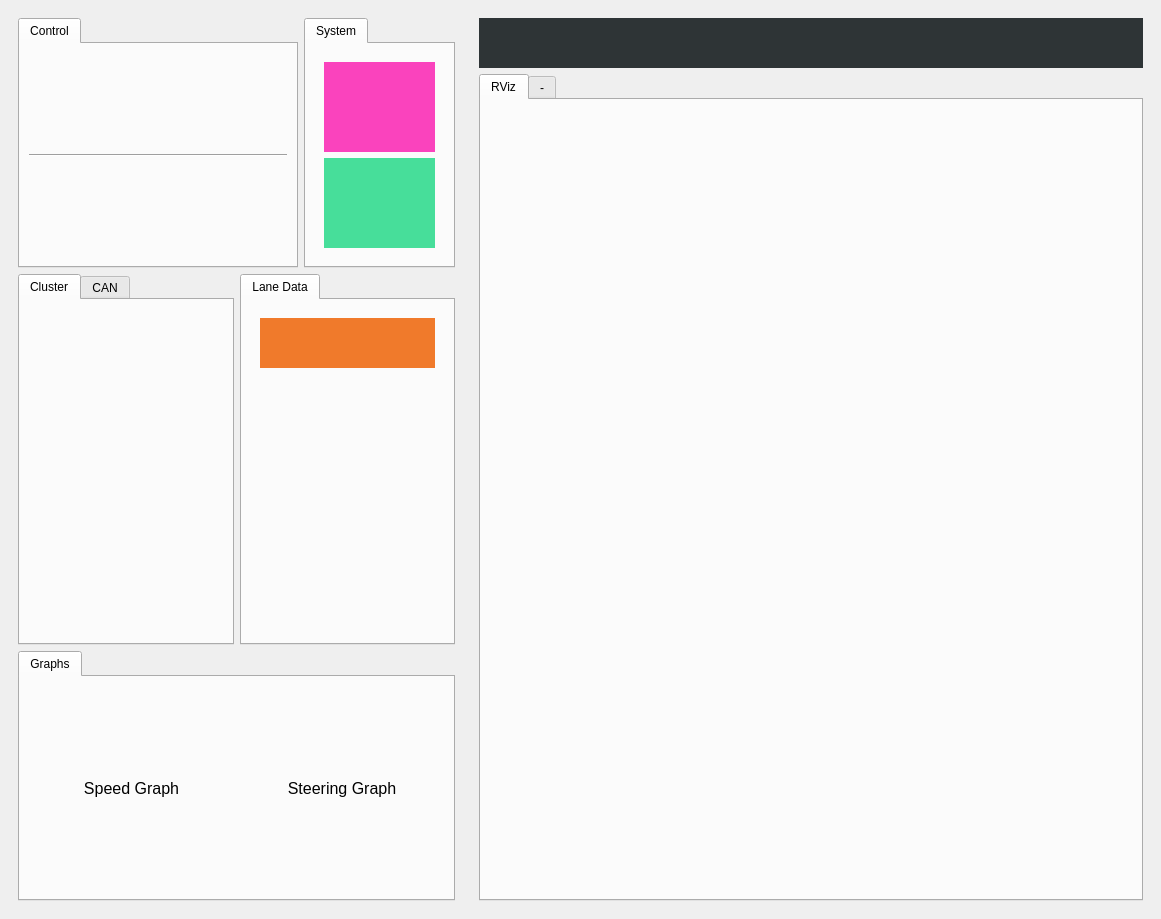
<?xml version="1.0" encoding="UTF-8"?>
<ui version="4.0">
 <class>MainWindow</class>
 <widget class="QMainWindow" name="MainWindow">
  <property name="geometry">
   <rect>
    <x>0</x>
    <y>0</y>
    <width>1161</width>
    <height>919</height>
   </rect>
  </property>
  <property name="windowTitle">
   <string>mobinha-racing UI</string>
  </property>
  <property name="windowIcon">
   <iconset>
    <normaloff>../icon/icon.png</normaloff>../icon/icon.png</iconset>
  </property>
  <property name="autoFillBackground">
   <bool>false</bool>
  </property>
  <widget class="QWidget" name="centralwidget">
   <layout class="QGridLayout" name="gridLayout">
    <item row="0" column="1">
     <widget class="QWidget" name="widget_6" native="true">
      <property name="sizePolicy">
       <sizepolicy hsizetype="Expanding" vsizetype="Expanding">
        <horstretch>3</horstretch>
        <verstretch>0</verstretch>
       </sizepolicy>
      </property>
      <layout class="QVBoxLayout" name="verticalLayout_2">
       <item>
        <widget class="QLabel" name="lapCountLabel">
         <property name="sizePolicy">
          <sizepolicy hsizetype="Preferred" vsizetype="Preferred">
           <horstretch>0</horstretch>
           <verstretch>0</verstretch>
          </sizepolicy>
         </property>
         <property name="minimumSize">
          <size>
           <width>0</width>
           <height>50</height>
          </size>
         </property>
         <property name="font">
          <font>
           <family>Ubuntu Condensed</family>
           <pointsize>20</pointsize>
           <weight>75</weight>
           <bold>true</bold>
          </font>
         </property>
         <property name="styleSheet">
          <string notr="true">background-color: rgb(46, 52, 54);
color: rgb(245,252,20);</string>
         </property>
         <property name="text">
          <string/>
         </property>
         <property name="alignment">
          <set>Qt::AlignCenter</set>
         </property>
        </widget>
       </item>
       <item>
        <layout class="QVBoxLayout" name="rightLayout">
         <item>
          <widget class="QTabWidget" name="tabWidget">
           <property name="sizePolicy">
            <sizepolicy hsizetype="Expanding" vsizetype="Expanding">
             <horstretch>0</horstretch>
             <verstretch>0</verstretch>
            </sizepolicy>
           </property>
           <property name="minimumSize">
            <size>
             <width>400</width>
             <height>720</height>
            </size>
           </property>
           <property name="maximumSize">
            <size>
             <width>16777215</width>
             <height>16777215</height>
            </size>
           </property>
           <property name="currentIndex">
            <number>0</number>
           </property>
           <widget class="QWidget" name="tabRViz">
            <property name="sizePolicy">
             <sizepolicy hsizetype="Expanding" vsizetype="Expanding">
              <horstretch>0</horstretch>
              <verstretch>0</verstretch>
             </sizepolicy>
            </property>
            <attribute name="title">
             <string>RViz</string>
            </attribute>
            <layout class="QVBoxLayout" name="verticalLayout_5">
             <item>
              <layout class="QVBoxLayout" name="rvizLayout"/>
             </item>
            </layout>
           </widget>
           <widget class="QWidget" name="tab_2">
            <attribute name="title">
             <string>-</string>
            </attribute>
            <layout class="QVBoxLayout" name="verticalLayout_6">
             <item>
              <layout class="QVBoxLayout" name="verticalLayout_3"/>
             </item>
            </layout>
           </widget>
          </widget>
         </item>
        </layout>
       </item>
      </layout>
     </widget>
    </item>
    <item row="0" column="0">
     <widget class="QWidget" name="widget_7" native="true">
      <property name="sizePolicy">
       <sizepolicy hsizetype="Expanding" vsizetype="Expanding">
        <horstretch>2</horstretch>
        <verstretch>0</verstretch>
       </sizepolicy>
      </property>
      <layout class="QVBoxLayout" name="verticalLayout_4">
       <item>
        <layout class="QVBoxLayout" name="leftLayout">
         <item>
          <layout class="QHBoxLayout" name="horizontalLayout_3">
           <item>
            <widget class="QTabWidget" name="tabWidgetControl">
             <property name="sizePolicy">
              <sizepolicy hsizetype="Expanding" vsizetype="Expanding">
               <horstretch>1</horstretch>
               <verstretch>0</verstretch>
              </sizepolicy>
             </property>
             <property name="maximumSize">
              <size>
               <width>16777215</width>
               <height>250</height>
              </size>
             </property>
             <widget class="QWidget" name="tabControl">
              <attribute name="title">
               <string>Control</string>
              </attribute>
              <layout class="QVBoxLayout" name="verticalLayout">
               <item>
                <layout class="QHBoxLayout" name="topButtonsLayout1">
                 <item>
                  <widget class="QPushButton" name="buttonOff">
                   <property name="sizePolicy">
                    <sizepolicy hsizetype="Expanding" vsizetype="Expanding">
                     <horstretch>0</horstretch>
                     <verstretch>0</verstretch>
                    </sizepolicy>
                   </property>
                   <property name="minimumSize">
                    <size>
                     <width>60</width>
                     <height>60</height>
                    </size>
                   </property>
                   <property name="cursor">
                    <cursorShape>PointingHandCursor</cursorShape>
                   </property>
                   <property name="layoutDirection">
                    <enum>Qt::LeftToRight</enum>
                   </property>
                   <property name="autoFillBackground">
                    <bool>false</bool>
                   </property>
                   <property name="styleSheet">
                    <string notr="true">QPushButton{
border:0px;
padding-top:0px;
image-position:top;
0padding-bottom:0px;
};

</string>
                   </property>
                   <property name="text">
                    <string/>
                   </property>
                   <property name="icon">
                    <iconset>
                     <normaloff>../icon/off.png</normaloff>../icon/off.png</iconset>
                   </property>
                   <property name="iconSize">
                    <size>
                     <width>60</width>
                     <height>60</height>
                    </size>
                   </property>
                   <property name="shortcut">
                    <string>Q</string>
                   </property>
                   <property name="autoRepeat">
                    <bool>false</bool>
                   </property>
                   <property name="autoExclusive">
                    <bool>true</bool>
                   </property>
                   <property name="autoRepeatDelay">
                    <number>300</number>
                   </property>
                   <property name="autoDefault">
                    <bool>false</bool>
                   </property>
                   <property name="default">
                    <bool>false</bool>
                   </property>
                   <property name="flat">
                    <bool>true</bool>
                   </property>
                  </widget>
                 </item>
                 <item>
                  <widget class="QPushButton" name="buttonOn">
                   <property name="sizePolicy">
                    <sizepolicy hsizetype="Expanding" vsizetype="Expanding">
                     <horstretch>0</horstretch>
                     <verstretch>0</verstretch>
                    </sizepolicy>
                   </property>
                   <property name="minimumSize">
                    <size>
                     <width>60</width>
                     <height>60</height>
                    </size>
                   </property>
                   <property name="cursor">
                    <cursorShape>PointingHandCursor</cursorShape>
                   </property>
                   <property name="styleSheet">
                    <string notr="true">border-color: rgb(245, 121, 0);</string>
                   </property>
                   <property name="text">
                    <string/>
                   </property>
                   <property name="icon">
                    <iconset>
                     <normaloff>../icon/on.png</normaloff>../icon/on.png</iconset>
                   </property>
                   <property name="iconSize">
                    <size>
                     <width>60</width>
                     <height>60</height>
                    </size>
                   </property>
                   <property name="shortcut">
                    <string>W</string>
                   </property>
                   <property name="flat">
                    <bool>true</bool>
                   </property>
                  </widget>
                 </item>
                 <item>
                  <widget class="QPushButton" name="buttonEPSOnly">
                   <property name="sizePolicy">
                    <sizepolicy hsizetype="Expanding" vsizetype="Expanding">
                     <horstretch>0</horstretch>
                     <verstretch>0</verstretch>
                    </sizepolicy>
                   </property>
                   <property name="minimumSize">
                    <size>
                     <width>60</width>
                     <height>60</height>
                    </size>
                   </property>
                   <property name="cursor">
                    <cursorShape>PointingHandCursor</cursorShape>
                   </property>
                   <property name="styleSheet">
                    <string notr="true">QPushButton {
                border: none;
                padding: 0;
            }</string>
                   </property>
                   <property name="text">
                    <string/>
                   </property>
                   <property name="icon">
                    <iconset>
                     <normaloff>../icon/accel.png</normaloff>../icon/accel.png</iconset>
                   </property>
                   <property name="iconSize">
                    <size>
                     <width>60</width>
                     <height>60</height>
                    </size>
                   </property>
                   <property name="shortcut">
                    <string>E</string>
                   </property>
                   <property name="autoRepeat">
                    <bool>true</bool>
                   </property>
                   <property name="flat">
                    <bool>true</bool>
                   </property>
                  </widget>
                 </item>
                 <item>
                  <widget class="QPushButton" name="buttonACCOnly">
                   <property name="sizePolicy">
                    <sizepolicy hsizetype="Expanding" vsizetype="Expanding">
                     <horstretch>0</horstretch>
                     <verstretch>0</verstretch>
                    </sizepolicy>
                   </property>
                   <property name="minimumSize">
                    <size>
                     <width>60</width>
                     <height>60</height>
                    </size>
                   </property>
                   <property name="cursor">
                    <cursorShape>PointingHandCursor</cursorShape>
                   </property>
                   <property name="styleSheet">
                    <string notr="true">border-color: rgb(245, 121, 0);</string>
                   </property>
                   <property name="text">
                    <string/>
                   </property>
                   <property name="icon">
                    <iconset>
                     <normaloff>../icon/steer.png</normaloff>../icon/steer.png</iconset>
                   </property>
                   <property name="iconSize">
                    <size>
                     <width>60</width>
                     <height>60</height>
                    </size>
                   </property>
                   <property name="shortcut">
                    <string>R</string>
                   </property>
                   <property name="flat">
                    <bool>true</bool>
                   </property>
                  </widget>
                 </item>
                </layout>
               </item>
               <item>
                <widget class="Line" name="line">
                 <property name="orientation">
                  <enum>Qt::Horizontal</enum>
                 </property>
                </widget>
               </item>
               <item>
                <layout class="QHBoxLayout" name="topButtonsLayout2">
                 <item>
                  <widget class="QPushButton" name="buttonLeft">
                   <property name="sizePolicy">
                    <sizepolicy hsizetype="Expanding" vsizetype="Expanding">
                     <horstretch>0</horstretch>
                     <verstretch>0</verstretch>
                    </sizepolicy>
                   </property>
                   <property name="minimumSize">
                    <size>
                     <width>60</width>
                     <height>60</height>
                    </size>
                   </property>
                   <property name="cursor">
                    <cursorShape>PointingHandCursor</cursorShape>
                   </property>
                   <property name="autoFillBackground">
                    <bool>false</bool>
                   </property>
                   <property name="styleSheet">
                    <string notr="true">border-color: rgb(245, 121, 0);</string>
                   </property>
                   <property name="text">
                    <string/>
                   </property>
                   <property name="icon">
                    <iconset>
                     <normaloff>../icon/left.png</normaloff>../icon/left.png</iconset>
                   </property>
                   <property name="iconSize">
                    <size>
                     <width>60</width>
                     <height>60</height>
                    </size>
                   </property>
                   <property name="shortcut">
                    <string>Left</string>
                   </property>
                   <property name="autoDefault">
                    <bool>false</bool>
                   </property>
                   <property name="flat">
                    <bool>true</bool>
                   </property>
                  </widget>
                 </item>
                 <item>
                  <widget class="QPushButton" name="buttonRight">
                   <property name="sizePolicy">
                    <sizepolicy hsizetype="Expanding" vsizetype="Expanding">
                     <horstretch>0</horstretch>
                     <verstretch>0</verstretch>
                    </sizepolicy>
                   </property>
                   <property name="minimumSize">
                    <size>
                     <width>60</width>
                     <height>60</height>
                    </size>
                   </property>
                   <property name="cursor">
                    <cursorShape>PointingHandCursor</cursorShape>
                   </property>
                   <property name="autoFillBackground">
                    <bool>false</bool>
                   </property>
                   <property name="styleSheet">
                    <string notr="true">border-color: rgb(245, 121, 0);</string>
                   </property>
                   <property name="text">
                    <string/>
                   </property>
                   <property name="icon">
                    <iconset>
                     <normaloff>../icon/right.png</normaloff>../icon/right.png</iconset>
                   </property>
                   <property name="iconSize">
                    <size>
                     <width>60</width>
                     <height>60</height>
                    </size>
                   </property>
                   <property name="shortcut">
                    <string>Right</string>
                   </property>
                   <property name="autoDefault">
                    <bool>false</bool>
                   </property>
                   <property name="flat">
                    <bool>true</bool>
                   </property>
                  </widget>
                 </item>
                 <item>
                  <widget class="QPushButton" name="buttonLeftRight">
                   <property name="sizePolicy">
                    <sizepolicy hsizetype="Expanding" vsizetype="Expanding">
                     <horstretch>0</horstretch>
                     <verstretch>0</verstretch>
                    </sizepolicy>
                   </property>
                   <property name="minimumSize">
                    <size>
                     <width>60</width>
                     <height>60</height>
                    </size>
                   </property>
                   <property name="cursor">
                    <cursorShape>PointingHandCursor</cursorShape>
                   </property>
                   <property name="autoFillBackground">
                    <bool>false</bool>
                   </property>
                   <property name="styleSheet">
                    <string notr="true">border-color: rgb(245, 121, 0);</string>
                   </property>
                   <property name="text">
                    <string/>
                   </property>
                   <property name="icon">
                    <iconset>
                     <normaloff>../icon/hazard.png</normaloff>../icon/hazard.png</iconset>
                   </property>
                   <property name="iconSize">
                    <size>
                     <width>60</width>
                     <height>60</height>
                    </size>
                   </property>
                   <property name="shortcut">
                    <string>Down</string>
                   </property>
                   <property name="autoDefault">
                    <bool>false</bool>
                   </property>
                   <property name="flat">
                    <bool>true</bool>
                   </property>
                  </widget>
                 </item>
                 <item>
                  <widget class="QPushButton" name="buttonUp">
                   <property name="sizePolicy">
                    <sizepolicy hsizetype="Expanding" vsizetype="Expanding">
                     <horstretch>0</horstretch>
                     <verstretch>0</verstretch>
                    </sizepolicy>
                   </property>
                   <property name="minimumSize">
                    <size>
                     <width>60</width>
                     <height>60</height>
                    </size>
                   </property>
                   <property name="cursor">
                    <cursorShape>PointingHandCursor</cursorShape>
                   </property>
                   <property name="autoFillBackground">
                    <bool>false</bool>
                   </property>
                   <property name="styleSheet">
                    <string notr="true">border-color: rgb(245, 121, 0);</string>
                   </property>
                   <property name="text">
                    <string/>
                   </property>
                   <property name="icon">
                    <iconset>
                     <normaloff>../icon/up.png</normaloff>../icon/up.png</iconset>
                   </property>
                   <property name="iconSize">
                    <size>
                     <width>60</width>
                     <height>60</height>
                    </size>
                   </property>
                   <property name="shortcut">
                    <string>Up</string>
                   </property>
                   <property name="autoDefault">
                    <bool>false</bool>
                   </property>
                   <property name="flat">
                    <bool>true</bool>
                   </property>
                  </widget>
                 </item>
                </layout>
               </item>
              </layout>
             </widget>
            </widget>
           </item>
           <item>
            <widget class="QTabWidget" name="tabWidgetControl_2">
             <property name="sizePolicy">
              <sizepolicy hsizetype="Expanding" vsizetype="Expanding">
               <horstretch>1</horstretch>
               <verstretch>0</verstretch>
              </sizepolicy>
             </property>
             <property name="maximumSize">
              <size>
               <width>300</width>
               <height>250</height>
              </size>
             </property>
             <property name="currentIndex">
              <number>0</number>
             </property>
             <widget class="QWidget" name="tabControl_3">
              <attribute name="title">
               <string>System</string>
              </attribute>
              <layout class="QVBoxLayout" name="verticalLayout_8">
               <item>
                <widget class="QWidget" name="widget" native="true">
                 <property name="sizePolicy">
                  <sizepolicy hsizetype="Expanding" vsizetype="Expanding">
                   <horstretch>0</horstretch>
                   <verstretch>0</verstretch>
                  </sizepolicy>
                 </property>
                 <property name="maximumSize">
                  <size>
                   <width>16777215</width>
                   <height>16777215</height>
                  </size>
                 </property>
                 <property name="font">
                  <font>
                   <pointsize>14</pointsize>
                   <weight>75</weight>
                   <bold>true</bold>
                  </font>
                 </property>
                 <property name="styleSheet">
                  <string notr="true"/>
                 </property>
                 <layout class="QVBoxLayout" name="verticalLayout_9">
                  <item>
                   <widget class="QLabel" name="systemLabel1">
                    <property name="sizePolicy">
                     <sizepolicy hsizetype="Expanding" vsizetype="Expanding">
                      <horstretch>0</horstretch>
                      <verstretch>0</verstretch>
                     </sizepolicy>
                    </property>
                    <property name="maximumSize">
                     <size>
                      <width>16777215</width>
                      <height>16777215</height>
                     </size>
                    </property>
                    <property name="font">
                     <font>
                      <pointsize>14</pointsize>
                      <weight>75</weight>
                      <bold>true</bold>
                     </font>
                    </property>
                    <property name="styleSheet">
                     <string notr="true">background-color: rgb(250, 67, 189);
color: rgb(255, 255, 255);</string>
                    </property>
                    <property name="text">
                     <string/>
                    </property>
                    <property name="alignment">
                     <set>Qt::AlignCenter</set>
                    </property>
                   </widget>
                  </item>
                  <item>
                   <widget class="QLabel" name="systemLabel2">
                    <property name="sizePolicy">
                     <sizepolicy hsizetype="Expanding" vsizetype="Expanding">
                      <horstretch>0</horstretch>
                      <verstretch>0</verstretch>
                     </sizepolicy>
                    </property>
                    <property name="maximumSize">
                     <size>
                      <width>16777215</width>
                      <height>16777215</height>
                     </size>
                    </property>
                    <property name="font">
                     <font>
                      <pointsize>14</pointsize>
                      <weight>75</weight>
                      <bold>true</bold>
                     </font>
                    </property>
                    <property name="styleSheet">
                     <string notr="true">background-color: rgb(71, 222, 154);
color: rgb(255, 255, 255);</string>
                    </property>
                    <property name="text">
                     <string/>
                    </property>
                    <property name="alignment">
                     <set>Qt::AlignCenter</set>
                    </property>
                   </widget>
                  </item>
                 </layout>
                </widget>
               </item>
              </layout>
             </widget>
            </widget>
           </item>
          </layout>
         </item>
         <item>
          <layout class="QHBoxLayout" name="horizontalLayout">
           <item>
            <widget class="QTabWidget" name="tabWidgetCluster">
             <property name="sizePolicy">
              <sizepolicy hsizetype="Expanding" vsizetype="Expanding">
               <horstretch>1</horstretch>
               <verstretch>0</verstretch>
              </sizepolicy>
             </property>
             <property name="currentIndex">
              <number>0</number>
             </property>
             <widget class="QWidget" name="tabCluster">
              <attribute name="title">
               <string>Cluster</string>
              </attribute>
              <layout class="QHBoxLayout" name="clusterLayout">
               <item>
                <layout class="QHBoxLayout" name="clusterLayout1">
                 <item>
                  <widget class="QWidget" name="widget_5" native="true">
                   <property name="sizePolicy">
                    <sizepolicy hsizetype="Preferred" vsizetype="Preferred">
                     <horstretch>8</horstretch>
                     <verstretch>0</verstretch>
                    </sizepolicy>
                   </property>
                   <layout class="QVBoxLayout" name="verticalLayout_10">
                    <item>
                     <layout class="QVBoxLayout" name="clusterLeftLayout">
                      <item>
                       <widget class="QWidget" name="widget_2" native="true">
                        <property name="sizePolicy">
                         <sizepolicy hsizetype="Preferred" vsizetype="Preferred">
                          <horstretch>0</horstretch>
                          <verstretch>5</verstretch>
                         </sizepolicy>
                        </property>
                        <layout class="QHBoxLayout" name="horizontalLayout_6">
                         <item>
                          <layout class="QHBoxLayout" name="clusterSpeedLayout"/>
                         </item>
                         <item>
                          <layout class="QHBoxLayout" name="clusterSteerLayout"/>
                         </item>
                        </layout>
                       </widget>
                      </item>
                      <item>
                       <widget class="QWidget" name="widget_3" native="true">
                        <property name="sizePolicy">
                         <sizepolicy hsizetype="Preferred" vsizetype="Preferred">
                          <horstretch>0</horstretch>
                          <verstretch>1</verstretch>
                         </sizepolicy>
                        </property>
                        <layout class="QHBoxLayout" name="horizontalLayout_5">
                         <item>
                          <layout class="QHBoxLayout" name="clusterLeftDownLayout"/>
                         </item>
                        </layout>
                       </widget>
                      </item>
                     </layout>
                    </item>
                   </layout>
                  </widget>
                 </item>
                 <item>
                  <widget class="QWidget" name="widget_4" native="true">
                   <property name="sizePolicy">
                    <sizepolicy hsizetype="Preferred" vsizetype="Preferred">
                     <horstretch>3</horstretch>
                     <verstretch>0</verstretch>
                    </sizepolicy>
                   </property>
                   <layout class="QHBoxLayout" name="horizontalLayout_4">
                    <item>
                     <layout class="QHBoxLayout" name="clusterRightLayout"/>
                    </item>
                   </layout>
                  </widget>
                 </item>
                </layout>
               </item>
              </layout>
             </widget>
             <widget class="QWidget" name="can">
              <property name="sizePolicy">
               <sizepolicy hsizetype="Expanding" vsizetype="Expanding">
                <horstretch>0</horstretch>
                <verstretch>0</verstretch>
               </sizepolicy>
              </property>
              <attribute name="title">
               <string>CAN</string>
              </attribute>
              <layout class="QHBoxLayout" name="horizontalLayout_2">
               <item>
                <layout class="QVBoxLayout" name="verticalLayout_7">
                 <item>
                  <widget class="QTableWidget" name="canTable">
                   <property name="sizeAdjustPolicy">
                    <enum>QAbstractScrollArea::AdjustToContents</enum>
                   </property>
                   <property name="showGrid">
                    <bool>true</bool>
                   </property>
                   <property name="rowCount">
                    <number>2</number>
                   </property>
                   <row/>
                   <row/>
                   <column>
                    <property name="text">
                     <string>Name</string>
                    </property>
                   </column>
                   <column>
                    <property name="text">
                     <string>Value</string>
                    </property>
                   </column>
                   <item row="0" column="0">
                    <property name="text">
                     <string>EPS Status</string>
                    </property>
                   </item>
                   <item row="1" column="0">
                    <property name="text">
                     <string>ACC Status</string>
                    </property>
                   </item>
                  </widget>
                 </item>
                </layout>
               </item>
              </layout>
             </widget>
            </widget>
           </item>
           <item>
            <widget class="QTabWidget" name="tabWidget_2">
             <property name="sizePolicy">
              <sizepolicy hsizetype="Expanding" vsizetype="Expanding">
               <horstretch>1</horstretch>
               <verstretch>0</verstretch>
              </sizepolicy>
             </property>
             <property name="currentIndex">
              <number>0</number>
             </property>
             <widget class="QWidget" name="LaneData">
              <attribute name="title">
               <string>Lane Data</string>
              </attribute>
              <layout class="QVBoxLayout" name="verticalLayout_12">
               <item>
                <widget class="QWidget" name="widget_8" native="true">
                 <property name="enabled">
                  <bool>true</bool>
                 </property>
                 <property name="sizePolicy">
                  <sizepolicy hsizetype="Expanding" vsizetype="Expanding">
                   <horstretch>0</horstretch>
                   <verstretch>0</verstretch>
                  </sizepolicy>
                 </property>
                 <layout class="QVBoxLayout" name="verticalLayout_11">
                  <item>
                   <widget class="QLabel" name="laneNumberLabel">
                    <property name="enabled">
                     <bool>true</bool>
                    </property>
                    <property name="sizePolicy">
                     <sizepolicy hsizetype="Minimum" vsizetype="Minimum">
                      <horstretch>0</horstretch>
                      <verstretch>0</verstretch>
                     </sizepolicy>
                    </property>
                    <property name="minimumSize">
                     <size>
                      <width>0</width>
                      <height>50</height>
                     </size>
                    </property>
                    <property name="font">
                     <font>
                      <family>Ubuntu</family>
                      <pointsize>14</pointsize>
                      <weight>75</weight>
                      <bold>true</bold>
                     </font>
                    </property>
                    <property name="focusPolicy">
                     <enum>Qt::NoFocus</enum>
                    </property>
                    <property name="contextMenuPolicy">
                     <enum>Qt::DefaultContextMenu</enum>
                    </property>
                    <property name="styleSheet">
                     <string notr="true">background-color: rgb(240,122,43);
color: rgb(255, 255, 255);</string>
                    </property>
                    <property name="text">
                     <string/>
                    </property>
                    <property name="alignment">
                     <set>Qt::AlignCenter</set>
                    </property>
                    <property name="indent">
                     <number>30</number>
                    </property>
                   </widget>
                  </item>
                  <item>
                   <spacer name="verticalSpacer">
                    <property name="orientation">
                     <enum>Qt::Vertical</enum>
                    </property>
                    <property name="sizeHint" stdset="0">
                     <size>
                      <width>20</width>
                      <height>80</height>
                     </size>
                    </property>
                   </spacer>
                  </item>
                 </layout>
                </widget>
               </item>
              </layout>
             </widget>
            </widget>
           </item>
          </layout>
         </item>
         <item>
          <widget class="QTabWidget" name="tabWidgetGraphs">
           <property name="minimumSize">
            <size>
             <width>0</width>
             <height>250</height>
            </size>
           </property>
           <property name="maximumSize">
            <size>
             <width>16777215</width>
             <height>250</height>
            </size>
           </property>
           <widget class="QWidget" name="tabGraphs">
            <attribute name="title">
             <string>Graphs</string>
            </attribute>
            <layout class="QHBoxLayout" name="graphLayout">
             <item>
              <layout class="QVBoxLayout" name="speedLayout">
               <item>
                <widget class="QLabel" name="speedLabel">
                 <property name="minimumSize">
                  <size>
                   <width>0</width>
                   <height>20</height>
                  </size>
                 </property>
                 <property name="maximumSize">
                  <size>
                   <width>16777215</width>
                   <height>20</height>
                  </size>
                 </property>
                 <property name="styleSheet">
                  <string notr="true">font-size: 16px</string>
                 </property>
                 <property name="text">
                  <string>Speed Graph</string>
                 </property>
                 <property name="alignment">
                  <set>Qt::AlignCenter</set>
                 </property>
                </widget>
               </item>
              </layout>
             </item>
             <item>
              <layout class="QVBoxLayout" name="steerLayout">
               <item>
                <widget class="QLabel" name="steerLabel">
                 <property name="minimumSize">
                  <size>
                   <width>0</width>
                   <height>20</height>
                  </size>
                 </property>
                 <property name="maximumSize">
                  <size>
                   <width>16777215</width>
                   <height>20</height>
                  </size>
                 </property>
                 <property name="styleSheet">
                  <string notr="true">font-size: 16px</string>
                 </property>
                 <property name="text">
                  <string>Steering Graph</string>
                 </property>
                 <property name="alignment">
                  <set>Qt::AlignCenter</set>
                 </property>
                </widget>
               </item>
              </layout>
             </item>
            </layout>
           </widget>
          </widget>
         </item>
        </layout>
       </item>
      </layout>
     </widget>
    </item>
   </layout>
  </widget>
 </widget>
 <resources/>
 <connections/>
</ui>
